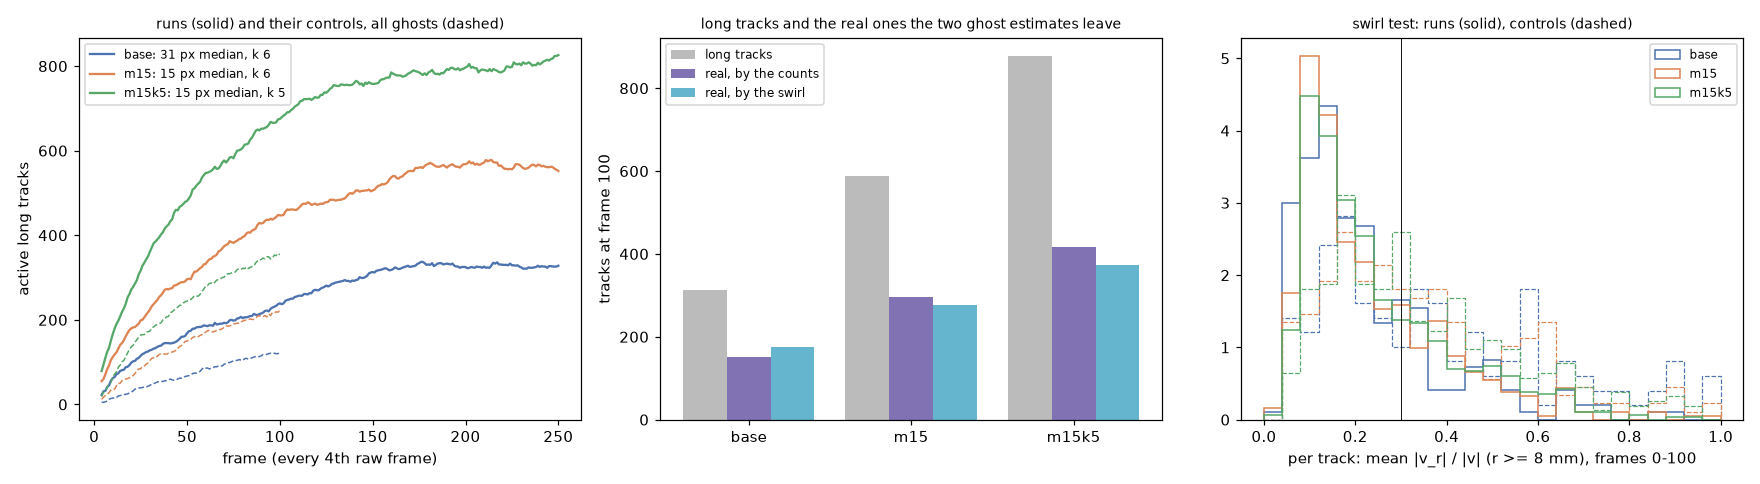

Recreate this plot in Python.
"""R1 (plan: 2026-10-08-plan.md, end of section 7, "decision D3's rerun of T1"): does a 15 px median help T1's tracking?

    python r1_t1_rerun.py

Three runs of T1 (cases/cyl_20261007, build p4c; final: frames 0-250; control: 0-100 with cam2's images 100 steps
later), alike except for the preprocessing's median window and the line detector's threshold:
  base   S1's frames (a 31 px median), k_detect 6: the case's s3_final and s3_control;
  m15    a 15 px median (s1_preprocess.py --median 15), k_detect 6: s3_final_m15 and s3_control_m15;
  m15k5  a 15 px median and k_detect 5: s3_final_m15k5 and s3_control_m15k5.
T1 has no truth, so each run is judged by:
  - the detections per frame (IPR's first loop) and the objects IPR finds per frame (the logs);
  - T1-e's counts: the run's active long tracks per frame against its control's, whose tracks are all ghosts;
  - T1-e's swirl test: the share of the long tracks at frame 100 whose radial velocity is above 0.3 of their speed,
    against the control's.  Both estimates of the ghost share read 1.5-3.5x the truth on the study's synthetic cases
    (G3), so they are compared between runs, not taken at face value;
  - the real tracks they leave: the long tracks at frame 100 (at least 4 frames) x (1 - the ghost share);
  - recurrence: a long track of run A recurs in run B if at least half of its points have a long-track point of B
    within 0.1 mm (about 3 px) at the same frame.  A ghost is a chance pairing of two detections, which a change of
    preprocessing reshuffles; a real particle is there in every run.  So the tracks of A that recur in B are mostly
    real, and the share of each run's tracks that recur in the others shows how many of them are;
  - T1-a to T1-d (t1_checks.py): residuals, shapes, flow.
Reads the runs (cases/cyl_20261007/data/runs) and the checks' outputs beside the case's scripts; writes
r1_t1_rerun_out.txt, .json and r1_t1_rerun.png beside itself.
"""
from __future__ import annotations

import json
import os
import re
import sys

import numpy as np
from scipy.spatial import cKDTree

import study

CASE_TESTS = os.path.join(study.CASE_T1, "tests")
sys.path.insert(0, study.CASE_T1)
sys.path.insert(0, CASE_TESTS)
from t1_checks import read_long_tracks  # noqa: E402
from t1e_ghost_control import swirl  # noqa: E402

RUNS_DIR = os.path.join(study.CASE_T1, "data", "runs")
VARIANTS = [("base", "31 px median, k 6", "s3_final", "s3_control"),
            ("m15", "15 px median, k 6", "s3_final_m15", "s3_control_m15"),
            ("m15k5", "15 px median, k 5", "s3_final_m15k5", "s3_control_m15k5")]
R_RECUR = 0.1           # mm
CUT = 100               # the controls' last frame


def frame_log(path):
    """Per frame of the log: the first IPR loop's detections (cam1, cam2), the objects IPR found, the active long
    tracks, the time."""
    with open(path, encoding="utf-8", errors="replace") as fh:
        text = fh.read()
    out = []
    for block in re.split(r"(?=(?:Initial|Convergence) phase at frame \d+)", text)[1:]:
        fr = int(re.match(r"\w+ phase at frame (\d+)", block).group(1))
        d = re.search(r"2D detections per active camera: (\d+)\s+(\d+)", block)
        o = re.search(r"IPR FINISH! FOUND (\d+) OBJECTS", block)
        lt = re.search(r"No\. of active long tracks: \d+ \+ \d+ - \d+ = (\d+)", block)
        t = re.search(r"Total time for frame \d+: ([0-9.]+)", block)
        if t is None:
            continue
        out.append({"frame": fr, "det": [int(d.group(1)), int(d.group(2))] if d else None,
                    "objects": int(o.group(1)) if o else None, "long": int(lt.group(1)) if lt else None,
                    "seconds": float(t.group(1))})
    return out


def cut(tracks, last, min_len=4):
    """The tracks cut at frame last, kept if they span at least min_len consecutive frames (T1-e's rule)."""
    out = {}
    for k, tr in tracks.items():
        tr = tr[tr[:, 0] <= last]
        if len(tr) >= min_len and not np.any(np.diff(tr[:, 0]) != 1):
            out[k] = tr
    return out


def recurrence(ta, tb, r=R_RECUR):
    """Per track of ta: does it recur in tb (at least half of its points within r of one of tb's points at the same
    frame)?"""
    pts = {}
    for tr in tb.values():
        for row in tr:
            pts.setdefault(int(row[0]), []).append(row[1:4])
    trees = {f: cKDTree(np.array(p)) for f, p in pts.items()}
    out = {}
    for k, tr in ta.items():
        hit = 0
        for row in tr:
            t = trees.get(int(row[0]))
            if t is not None and t.query(row[1:4])[0] <= r:
                hit += 1
        out[k] = hit >= 0.5 * len(tr)
    return out


def main():
    log = study.Log("r1_t1_rerun")
    res = {"variants": {}}
    runs = {}
    for name, label, rf, rc in VARIANTS:
        v = {"label": label, "final": rf, "control": rc}
        fl, cl = frame_log(os.path.join(RUNS_DIR, rf, "log.txt")), frame_log(os.path.join(RUNS_DIR, rc, "log.txt"))
        with open(os.path.join(RUNS_DIR, rf, f"config_{rf[3:]}.json"), encoding="utf-8") as fh:   # s3_X: config_X
            tracer = json.load(fh)["objects"][0]["tracer"]
        v["lines"] = tracer["lines"]
        v["frames_final"], v["frames_control"] = len(fl), len(cl)
        det = np.array([f["det"] for f in fl if f["det"]], float)
        v["detections_per_frame"] = det.mean(axis=0).round(1).tolist()
        v["ipr_objects_per_frame"] = float(np.mean([f["objects"] for f in fl if f["objects"] is not None]))
        v["seconds_per_frame"] = float(np.mean([f["seconds"] for f in fl]))
        v["long_final"] = {f["frame"]: f["long"] for f in fl if f["long"] is not None}
        v["long_control"] = {f["frame"]: f["long"] for f in cl if f["long"] is not None}
        # T1-e's counts, at the frames T1-e reports (log entries 20 ... 97: frames 23 ... 100)
        ratio = {}
        for fr in (23, 43, 63, 83, CUT):
            if fr in v["long_final"] and fr in v["long_control"]:
                ratio[fr] = v["long_control"][fr] / max(v["long_final"][fr], 1)
        v["counts_ratio"] = ratio
        tf, last_f = read_long_tracks(os.path.join(RUNS_DIR, rf))
        tc, last_c = read_long_tracks(os.path.join(RUNS_DIR, rc))
        v["last_frame_final"], v["last_frame_control"] = last_f, last_c
        tf_cut, tc_cut = cut(tf, last_c), cut(tc, last_c)
        wf, _ = swirl(tf, last_c)
        wc, _ = swirl(tc, last_c)
        wf_all, _ = swirl(tf, last_f)
        sh = lambda w: float(np.mean(w[np.isfinite(w)] > 0.3))  # noqa: E731
        g_counts = ratio.get(CUT)
        g_swirl = sh(wf) / max(sh(wc), 1e-9)
        n100 = len(tf_cut)
        v.update({
            "long_tracks_at_100": n100, "control_long_tracks_at_100": len(tc_cut),
            "swirl_above_0.3_final": sh(wf), "swirl_above_0.3_control": sh(wc),
            "swirl_above_0.3_final_at_end": sh(wf_all),
            "ghost_share_counts": g_counts, "ghost_share_swirl": g_swirl,
            "real_at_100_counts": n100 * (1 - g_counts) if g_counts is not None else None,
            "real_at_100_swirl": n100 * (1 - g_swirl),
            "long_tracks_total": len(tf),
            "long_track_points_total": int(sum(len(t) for t in tf.values())),
            "length_pcts": np.percentile([len(t) for t in tf.values()], [10, 50, 90]).tolist(),
            "swirl_final_values": [float(x) for x in wf[np.isfinite(wf)]],
            "swirl_control_values": [float(x) for x in wc[np.isfinite(wc)]],
        })
        # T1-a to T1-d
        sfx = "" if rf == "s3_final" else f"_{rf}"
        p = os.path.join(CASE_TESTS, f"t1_checks{sfx}.json")
        if os.path.exists(p):
            with open(p, encoding="utf-8") as fh:
                ck = json.load(fh)
            v["checks"] = {k: ck[k] for k in ("T1a_cam1", "T1a_cam2", "T1a_epipolar", "T1b_sync", "T1c_cam1",
                                               "T1c_cam2") if k in ck}
            v["checks"]["T1d"] = {k: ck["T1d"][k] for k in ("long_tracks", "length_pcts", "mean_length",
                                                             "speed_mm_s_median", "accel_rms_over_speed_rms")}
        runs[name] = {"all": tf, "cut": tf_cut, "swirl_cut": dict(zip(tf_cut.keys(), wf))}
        res["variants"][name] = v

    for name, v in res["variants"].items():
        log(f"{name} ({v['label']}; detector noise {np.round(v['lines']['noise'], 2).tolist()}"
            f"{', k ' + str(v['lines']['k_detect']) if 'k_detect' in v['lines'] else ''}): "
            f"{v['frames_final']} frames, {v['seconds_per_frame']:.1f} s per frame")
        log(f"  detections per frame {v['detections_per_frame']}; IPR objects per frame {v['ipr_objects_per_frame']:.0f}")
        log(f"  active long tracks, final / control: " + "; ".join(
            f"frame {fr} {v['long_final'][fr]} / {v['long_control'][fr]} = {r:.3f}" for fr, r in v["counts_ratio"].items()))
        log(f"  long tracks at frame {CUT} (>= 4 frames): final {v['long_tracks_at_100']}, control "
            f"{v['control_long_tracks_at_100']}; swirl above 0.3: final {v['swirl_above_0.3_final'] * 100:.1f} %, "
            f"control {v['swirl_above_0.3_control'] * 100:.1f} % (final at frame {v['last_frame_final']}: "
            f"{v['swirl_above_0.3_final_at_end'] * 100:.1f} %)")
        gc = v["ghost_share_counts"]
        log(f"  ghost share: counts {gc * 100:.0f} %, swirl {v['ghost_share_swirl'] * 100:.0f} %; real long tracks at "
            f"frame {CUT}: {v['real_at_100_counts']:.0f} (counts), {v['real_at_100_swirl']:.0f} (swirl)")
        log(f"  the whole run: {v['long_tracks_total']} long tracks, {v['long_track_points_total']} points; length "
            f"10/50/90 % {v['length_pcts']}")
        if "checks" in v:
            c = v["checks"]
            log(f"  T1-a: RMS du, dv cam1 {c['T1a_cam1']['rms_du']:.2f}, {c['T1a_cam1']['rms_dv']:.2f}; cam2 "
                f"{c['T1a_cam2']['rms_du']:.2f}, {c['T1a_cam2']['rms_dv']:.2f} px; epipolar mean "
                f"{c['T1a_epipolar']['mean']:+.3f} +- {c['T1a_epipolar']['sem']:.3f}, RMS {c['T1a_epipolar']['rms']:.2f} px "
                f"(n {c['T1a_epipolar']['n']})")
            log(f"  T1-c: |width error| 68 % cam1 {c['T1c_cam1']['wh_q68']:.2f} / {c['T1c_cam1']['wv_q68']:.2f}, cam2 "
                f"{c['T1c_cam2']['wh_q68']:.2f} / {c['T1c_cam2']['wv_q68']:.2f} px (horizontal / vertical)")
            d = c["T1d"]
            log(f"  T1-d: {d['long_tracks']} long tracks, length 10/50/90 % {d['length_pcts']}; speed median "
                f"{d['speed_mm_s_median']:.1f} mm/s; second difference / step {d['accel_rms_over_speed_rms']:.3f}")

    # recurrence between the runs, on the tracks cut at frame 100 and on the whole runs
    rec = {}
    names = [n for n, *_ in VARIANTS]
    for key, which in (("at_100", "cut"), ("whole", "all")):
        rec[key] = {}
        for a in names:
            for b in names:
                if a == b:
                    continue
                r = recurrence(runs[a][which], runs[b][which])
                vals = np.array(list(r.values()))
                entry = {"tracks": int(len(vals)), "recur": int(vals.sum()), "share": float(vals.mean())}
                if which == "cut":
                    w = runs[a]["swirl_cut"]
                    lo = np.array([r[k] for k in r if np.isfinite(w.get(k, np.nan)) and w[k] <= 0.3])
                    hi = np.array([r[k] for k in r if np.isfinite(w.get(k, np.nan)) and w[k] > 0.3])
                    entry.update({"share_swirl_le_0.3": float(lo.mean()) if len(lo) else None, "n_le": int(len(lo)),
                                  "share_swirl_gt_0.3": float(hi.mean()) if len(hi) else None, "n_gt": int(len(hi))})
                rec[key][f"{a}_in_{b}"] = entry
    res["recurrence"] = rec
    log(f"recurrence (a track of A recurs in B: at least half its points within {R_RECUR} mm of B's at the same frame):")
    for key in ("at_100", "whole"):
        for ab, e in rec[key].items():
            a, b = ab.split("_in_")
            extra = ""
            if "share_swirl_le_0.3" in e and e["share_swirl_le_0.3"] is not None:
                extra = (f"; swirl <= 0.3: {e['share_swirl_le_0.3'] * 100:.0f} % of {e['n_le']}, > 0.3: "
                         f"{e['share_swirl_gt_0.3'] * 100:.0f} % of {e['n_gt']}")
            log(f"  {'frames 0-100' if key == 'at_100' else 'whole run'}: {a}'s {e['tracks']} tracks in {b}: "
                f"{e['recur']} recur ({e['share'] * 100:.0f} %){extra}")

    # the figure
    import matplotlib
    matplotlib.use("Agg")
    import matplotlib.pyplot as plt
    col = {"base": "#4c72b0", "m15": "#dd8452", "m15k5": "#55a868"}
    fig, ax = plt.subplots(1, 3, figsize=(16, 4.4))
    for name, v in res["variants"].items():
        f = sorted(v["long_final"])
        ax[0].plot(f, [v["long_final"][k] for k in f], color=col[name], label=f"{name}: {v['label']}")
        c = sorted(v["long_control"])
        ax[0].plot(c, [v["long_control"][k] for k in c], color=col[name], ls="--", lw=1)
    ax[0].set_xlabel("frame (every 4th raw frame)")
    ax[0].set_ylabel("active long tracks")
    ax[0].set_title("runs (solid) and their controls, all ghosts (dashed)", fontsize=9)
    ax[0].legend(fontsize=8)
    x = np.arange(len(names))
    vs = [res["variants"][n] for n in names]
    ax[1].bar(x - 0.27, [v["long_tracks_at_100"] for v in vs], 0.27, color="#bbbbbb", label="long tracks")
    ax[1].bar(x, [v["real_at_100_counts"] for v in vs], 0.27, color="#8172b3", label="real, by the counts")
    ax[1].bar(x + 0.27, [v["real_at_100_swirl"] for v in vs], 0.27, color="#64b5cd", label="real, by the swirl")
    ax[1].set_xticks(x, names)
    ax[1].set_ylabel(f"tracks at frame {CUT}")
    ax[1].set_title("long tracks and the real ones the two ghost estimates leave", fontsize=9)
    ax[1].legend(fontsize=8)
    bins = np.linspace(0, 1, 26)
    for name, v in res["variants"].items():
        ax[2].hist(v["swirl_final_values"], bins=bins, histtype="step", density=True, color=col[name], label=name)
        ax[2].hist(v["swirl_control_values"], bins=bins, histtype="step", density=True, color=col[name], ls="--",
                   lw=0.8)
    ax[2].axvline(0.3, color="k", lw=0.6)
    ax[2].set_xlabel("per track: mean |v_r| / |v| (r >= 8 mm), frames 0-100")
    ax[2].set_title("swirl test: runs (solid), controls (dashed)", fontsize=9)
    ax[2].legend(fontsize=8)
    fig.tight_layout()
    fig.savefig(os.path.join(study.HERE, "r1_t1_rerun.png"), dpi=110)
    plt.close(fig)
    for v in res["variants"].values():
        v["long_final"] = {str(k): x for k, x in v["long_final"].items()}
        v["long_control"] = {str(k): x for k, x in v["long_control"].items()}
        v["counts_ratio"] = {str(k): x for k, x in v["counts_ratio"].items()}
    log.save(res)


if __name__ == "__main__":
    main()
